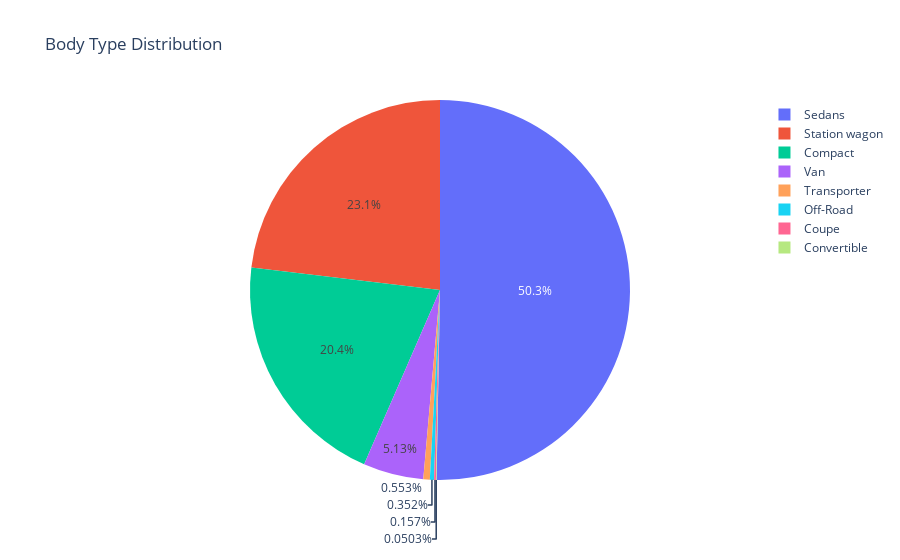

The notebook cell saved with this chart:
### Code cell
body_distr = df['body_type'].value_counts().reset_index(name='count')
body_distr.columns = ['body_type', 'count'] 

fig = px.pie(body_distr, values='count', names='body_type', title="Body Type Distribution")
fig.show()

### Figure 1 — Plotly figure (JSON) as saved in the notebook; plotly's stock layout.template omitted (floating-point values rounded to 4 significant figures)
{"data": [{"domain": {"x": [0, 1], "y": [0, 1]}, "hovertemplate": "body_type=%{label}<br>count=%{value}<extra></extra>", "labels": ["Sedans", "Station wagon", "Compact", "Van", "Transporter", "Off-Road", "Coupe", "Convertible"], "legendgroup": "", "name": "", "showlegend": true, "type": "pie", "values": [8004, 3677, 3240, 817, 88, 56, 25, 8]}], "layout": {"legend": {"tracegroupgap": 0}, "title": {"text": "Body Type Distribution"}}}
